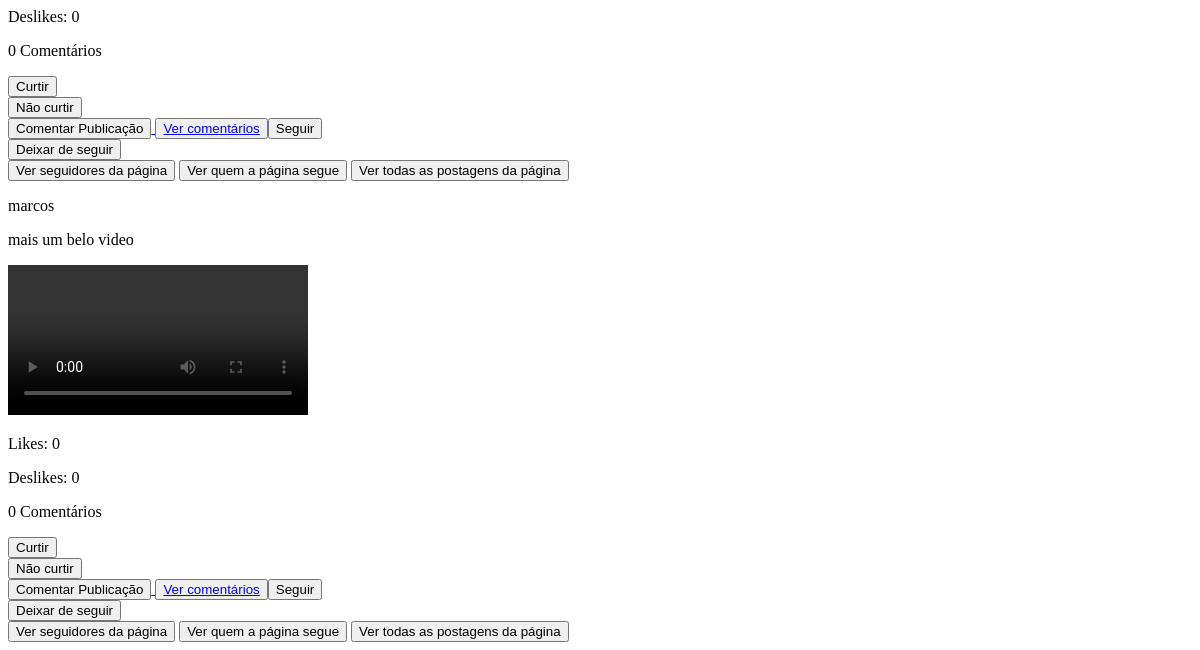
The app's page / (lower part), older data.
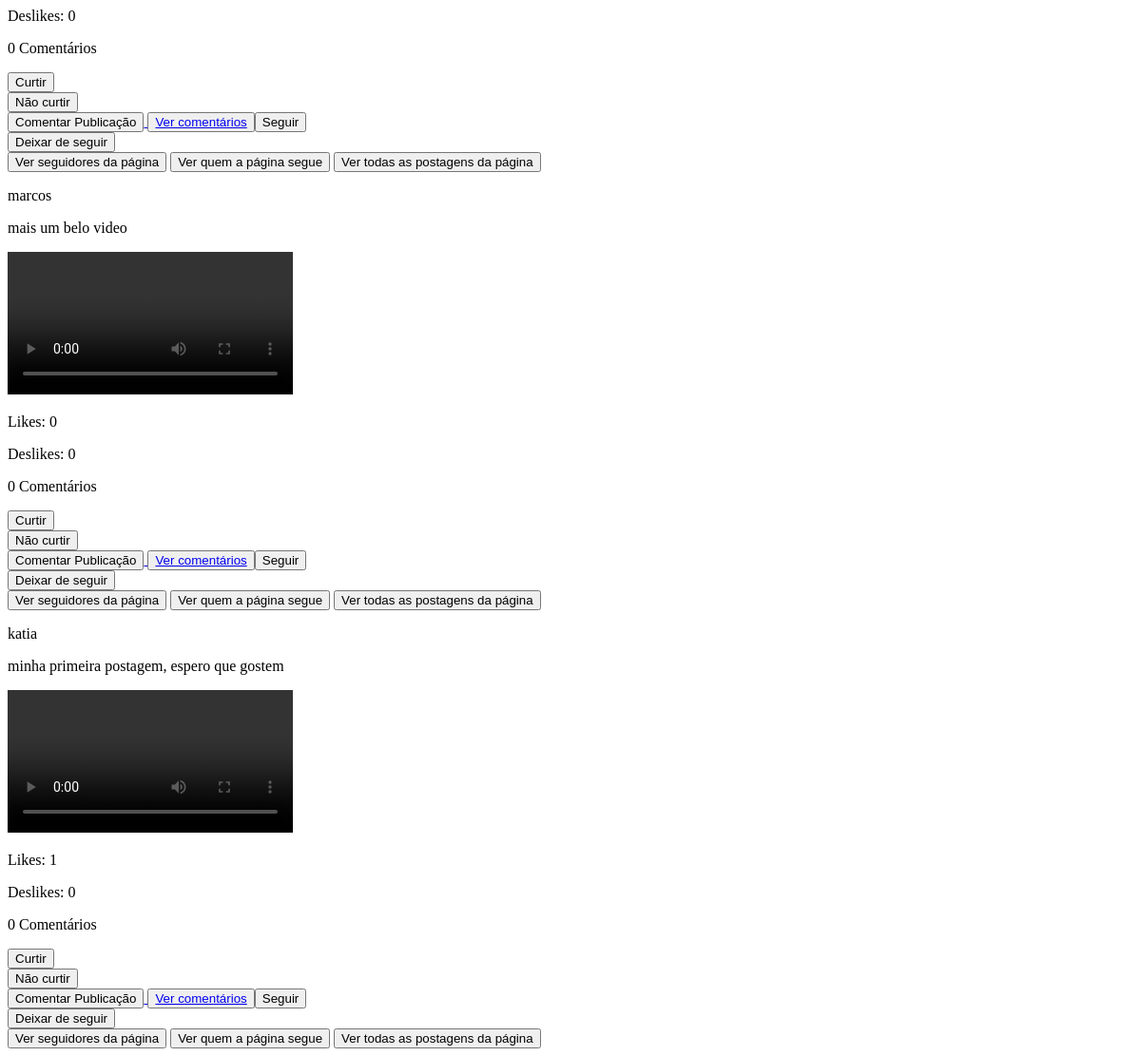
The same page, newer data.
### redesocial/models.py (models this page shows, shortened)
class Post(models.Model):
    dono_postagem = models.ForeignKey(Conta, on_delete=models.CASCADE)
    texto = models.CharField(max_length=6000, null = True, blank=True)
    imagem_postagem = models.ImageField(upload_to = 'redesocial/ImagemPostagem', null=True, blank=True)
    video = models.FileField(upload_to='redesocial/videos', null=True, blank=True)
    curtidas = models.IntegerField(default=0)
    nao_curtidas = models.IntegerField(default = 0)
    quantidade_comentarios = models.IntegerField(default= 0)

class Conta(models.Model):
    nome = models.CharField(max_length=400)
    biografia = models.CharField(max_length=1000, blank=True)
    interesses = models.CharField(max_length=1000, blank=True)
    estado_civil = models.CharField(max_length=500, blank = True)
    dono_da_conta = models.ForeignKey(User,  on_delete=models.CASCADE)
    seguidores = models.ManyToManyField('self', symmetrical=False, related_name='MeSeguindo')
    seguindo = models.ManyToManyField('self', symmetrical=False, related_name='ContasSeguidas')
    foto_perfil = models.ImageField(upload_to = 'redesocial/fotos', blank=True)
    data_criacao = models.DateField(auto_now_add = True)
    numero_seguidores = models.IntegerField(default=0)
    numero_seguindo = models.IntegerField(default=0)

### redesocial/views.py (the view)
# urls.py: path('', views.index, name='index'),
def index(request):
    post = Post.objects.all()
    mensagem_usuario = f"Ola, {request.user.username}"
    dicionario_post = {'post':post,'mensagem_usuario':mensagem_usuario}
    return render(request,'redesocial/index.html', dicionario_post)

### redesocial/templates/redesocial/index.html (shortened to what this page needs)
<!DOCTYPE html>
<html lang="pt-br">
    <head>
    </head>
    <body>
        {%if post%}
           {%for posts in post%}
            <section>
                <p>{{posts.dono_postagem.nome}}</p>
                {%if posts.texto%}
                     <p>{{posts.texto}}</p>
                {%else%}
                    <p>Não há texto na publicação</p>
                {%endif%}
                {%if posts.video%}
                    <video src="{{posts.video.url}}" controls ></video><br>
                {%endif%}
                <p>Likes: {{posts.curtidas}}</p>
                <p>Deslikes: {{posts.nao_curtidas}}</p>
                <p>{{posts.quantidade_comentarios}} Comentários</p>
               <form action="{%url 'curtir'%}" method="post">
                    <button type="submit">Curtir</button>
                </form>
                <form action="{%url 'nao_curtir'%}" method="post">
                    <button type="submit">Não curtir</button>
                </form>
                <a href="{%url 'comentar_publicacao' posts.id%}">
                   <button type="button">Comentar Publicação</button>
                </a>
                <a href="{%url 'ver_comentarios' posts.id%}">
                    <button type="button"> Ver comentários</buton>
                </a>
                <form action="{%url 'seguir'%}" method="post">
                    <button type="submit"> Seguir</button>
                </form>
                <form action="{%url 'deixar_de_seguir'%}" method="post">
                    <button type="submit">Deixar de seguir</button>
                </form>
                <button type="submit">Ver seguidores da página</button>
                <button type="submit">Ver quem a página segue</button>
                <button type="submit">Ver todas as postagens da página</button>
            </section>
           {%endfor%}
           {%else%}
                <!--Se por algum motivo não houver mais postagens,
                iremos exibir essa mensagem padrão-->
                <p>Ainda não há postagens no site</p>
        {%endif%}
    </body>
</html>

Row changes from the older to the newer data that the page shows:
added Post: dono_postagem.nome "katia", texto "minha primeira postagem, espero que gostem", curtidas "1", nao_curtidas "0", quantidade_comentarios "0"
